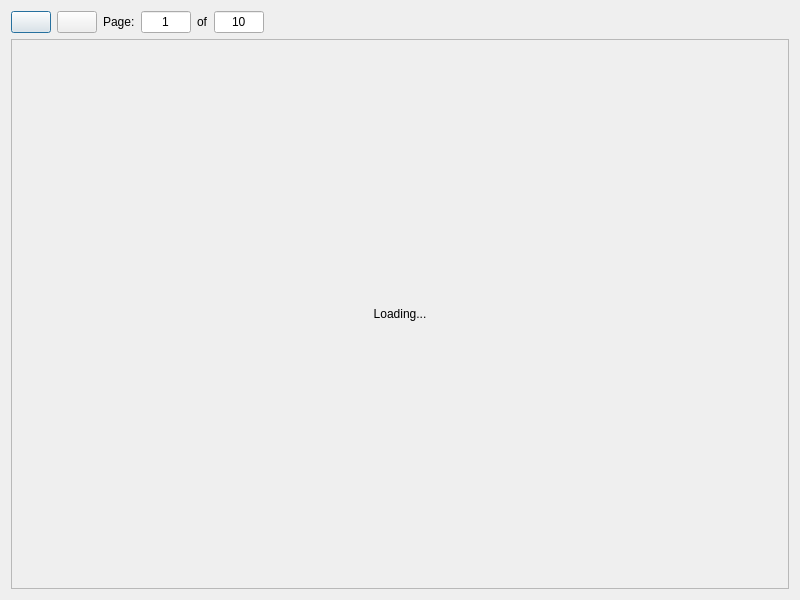
<?xml version="1.0" encoding="UTF-8"?>
<ui version="4.0">
 <class>PdfViewer</class>
 <widget class="QDialog" name="PdfViewer">
  <property name="geometry">
   <rect>
    <x>0</x>
    <y>0</y>
    <width>800</width>
    <height>600</height>
   </rect>
  </property>
  <property name="windowTitle">
   <string>View PDF</string>
  </property>
  <layout class="QVBoxLayout" name="verticalLayout">
   <item>
    <layout class="QHBoxLayout" name="horizontalLayout">
     <item>
      <widget class="QPushButton" name="prevbutton">
       <property name="text">
        <string/>
       </property>
       <property name="icon">
        <iconset resource="wombatforensics.qrc">
         <normaloff>:/bar/previous</normaloff>:/bar/previous</iconset>
       </property>
       <property name="checkable">
        <bool>true</bool>
       </property>
       <property name="checked">
        <bool>false</bool>
       </property>
      </widget>
     </item>
     <item>
      <widget class="QPushButton" name="nextbutton">
       <property name="text">
        <string/>
       </property>
       <property name="icon">
        <iconset resource="wombatforensics.qrc">
         <normaloff>:/bar/next</normaloff>:/bar/next</iconset>
       </property>
      </widget>
     </item>
     <item>
      <widget class="QLabel" name="label_2">
       <property name="text">
        <string>Page:</string>
       </property>
      </widget>
     </item>
     <item>
      <widget class="QLineEdit" name="pagelineedit">
       <property name="sizePolicy">
        <sizepolicy hsizetype="Expanding" vsizetype="Fixed">
         <horstretch>0</horstretch>
         <verstretch>0</verstretch>
        </sizepolicy>
       </property>
       <property name="maximumSize">
        <size>
         <width>50</width>
         <height>16777215</height>
        </size>
       </property>
       <property name="text">
        <string>1</string>
       </property>
       <property name="maxLength">
        <number>200</number>
       </property>
       <property name="alignment">
        <set>Qt::AlignCenter</set>
       </property>
       <property name="readOnly">
        <bool>true</bool>
       </property>
      </widget>
     </item>
     <item>
      <widget class="QLabel" name="label_3">
       <property name="text">
        <string>of</string>
       </property>
      </widget>
     </item>
     <item>
      <widget class="QLineEdit" name="maxlineedit">
       <property name="maximumSize">
        <size>
         <width>50</width>
         <height>16777215</height>
        </size>
       </property>
       <property name="text">
        <string>10</string>
       </property>
       <property name="alignment">
        <set>Qt::AlignCenter</set>
       </property>
       <property name="readOnly">
        <bool>true</bool>
       </property>
      </widget>
     </item>
     <item>
      <spacer name="horizontalSpacer">
       <property name="orientation">
        <enum>Qt::Horizontal</enum>
       </property>
       <property name="sizeHint" stdset="0">
        <size>
         <width>40</width>
         <height>20</height>
        </size>
       </property>
      </spacer>
     </item>
    </layout>
   </item>
   <item>
    <widget class="QScrollArea" name="scrollArea">
     <property name="widgetResizable">
      <bool>true</bool>
     </property>
     <widget class="QWidget" name="scrollAreaWidgetContents">
      <property name="geometry">
       <rect>
        <x>0</x>
        <y>0</y>
        <width>780</width>
        <height>548</height>
       </rect>
      </property>
      <layout class="QHBoxLayout" name="horizontalLayout_2">
       <property name="spacing">
        <number>0</number>
       </property>
       <property name="leftMargin">
        <number>0</number>
       </property>
       <property name="topMargin">
        <number>0</number>
       </property>
       <property name="rightMargin">
        <number>0</number>
       </property>
       <property name="bottomMargin">
        <number>0</number>
       </property>
       <item>
        <widget class="QLabel" name="label">
         <property name="sizePolicy">
          <sizepolicy hsizetype="Expanding" vsizetype="Expanding">
           <horstretch>0</horstretch>
           <verstretch>0</verstretch>
          </sizepolicy>
         </property>
         <property name="lineWidth">
          <number>0</number>
         </property>
         <property name="text">
          <string>Loading...</string>
         </property>
         <property name="scaledContents">
          <bool>false</bool>
         </property>
         <property name="alignment">
          <set>Qt::AlignCenter</set>
         </property>
         <property name="textInteractionFlags">
          <set>Qt::NoTextInteraction</set>
         </property>
        </widget>
       </item>
      </layout>
     </widget>
    </widget>
   </item>
  </layout>
 </widget>
 <resources>
  <include location="wombatforensics.qrc"/>
 </resources>
 <connections/>
</ui>
